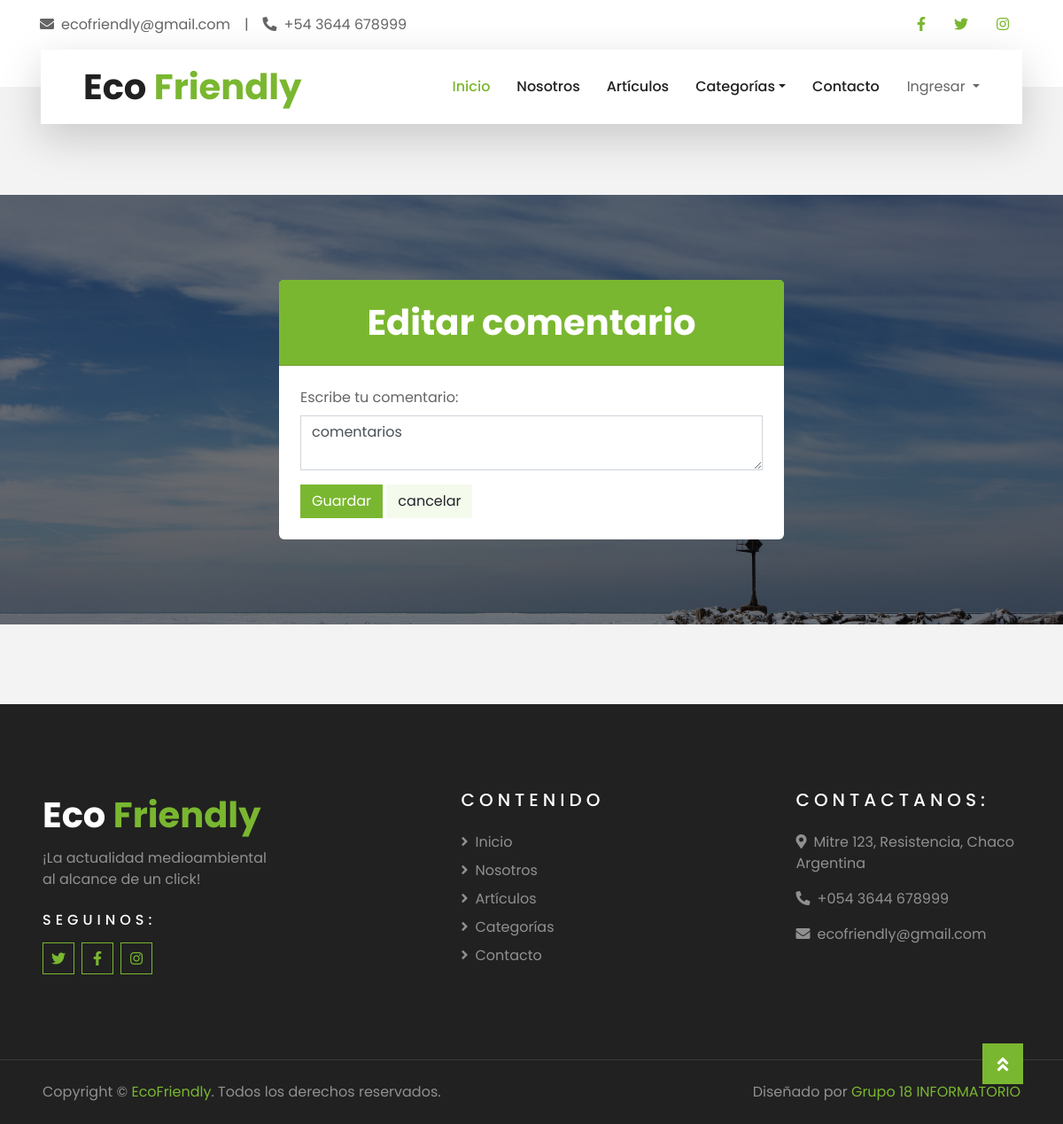
Before: /posts/comment/edit/43/ (signed in) with the older database file.
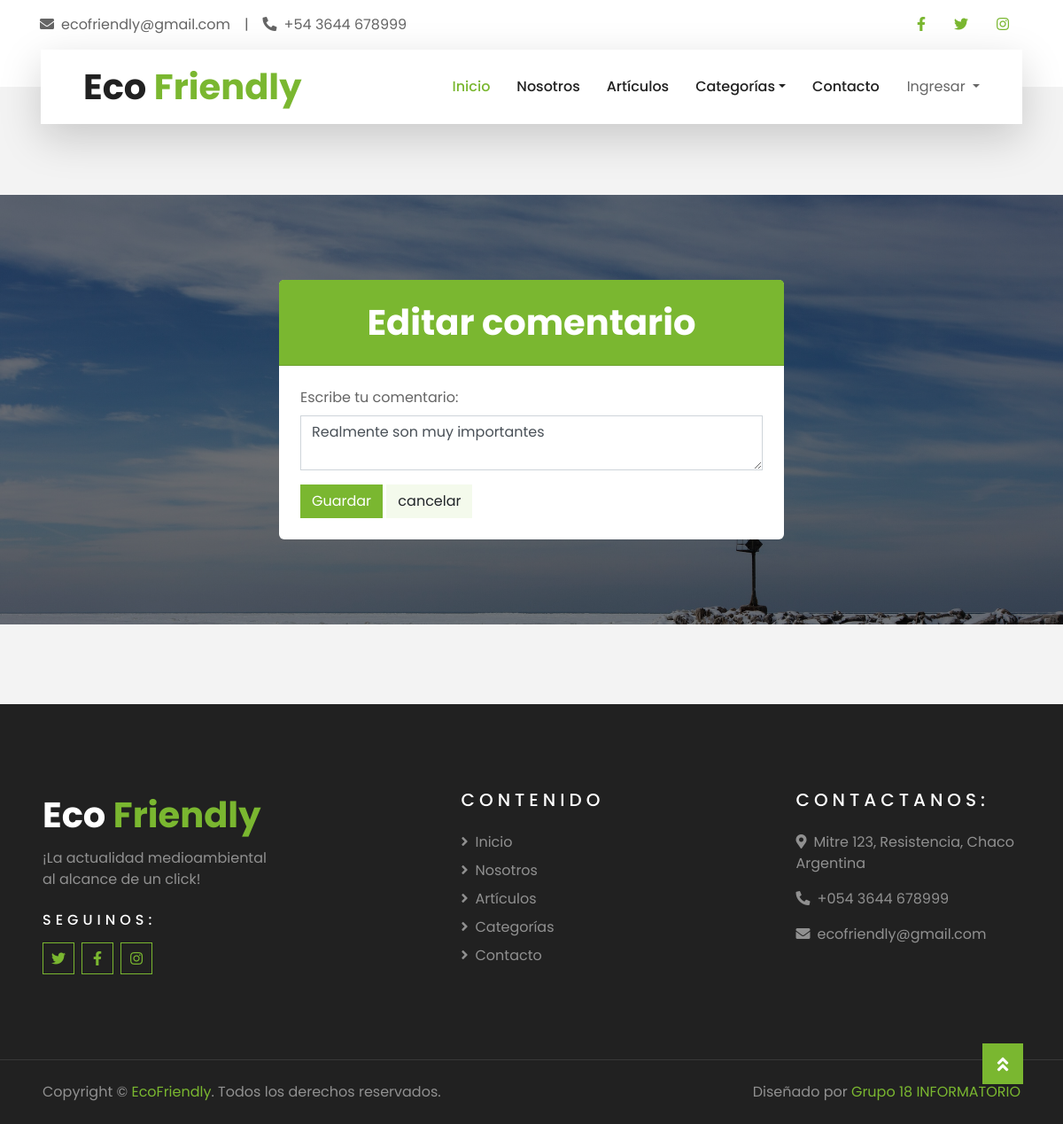
After: the same page with the newer database file.
### apps/posts/models.py (models this page shows, shortened)
class Comment(models.Model):
    articulo = models.ForeignKey(Post, on_delete=models.CASCADE, related_name='comments')
    author = models.ForeignKey(settings.AUTH_USER_MODEL, on_delete=models.CASCADE, related_name='comments')
    text = models.TextField()
    created_at = models.DateTimeField(auto_now_add=True)

### apps/posts/views.py (the view)
# urls.py: path('comment/edit/<int:comment_id>/', views.edit_comment, name='edit_comment'),
def edit_comment(request, comment_id):
    comment = get_object_or_404(Comment, id=comment_id)
    if comment.author != request.user:
        messages.error(request, 'Usuario sin permisos para editar este comentario.')
        return redirect('posts:post_individual', id=comment.articulo.pk)
    if request.method == 'POST':
        form = CommentForm(request.POST, instance=comment)
        if form.is_valid():
            form.save()
            return redirect('posts:post_individual', id=comment.articulo.pk)
    else:
        form = CommentForm(instance=comment)
    context = {
        'form': form,
        'comment': comment,
    }
    return render(request, 'posts/comentarios/editComentario.html', context)

### apps/posts/forms.py
class CommentForm(forms.ModelForm):
    text = forms.CharField(label='Escribe tu comentario', widget=forms.Textarea(attrs={
        "rows": 2,
        "class": "form-control",
        "placeholder": "Escribe tu comentario aquí...",
        "name": "text"
    }))
    class Meta:
        model = Comment
        fields = ['text']

### apps/posts/models.py (called while the page is built)
    def get_filterby_url(self):
        return f"{reverse('posts:posts')}?categoria_id={self.pk}"

    def get_absolute_url(self):
        return reverse('posts:post_individual', args=[self.pk])

### blog/context_processors.py (called while the page is built)
def blog_context(request):
    data = {
        'app_name': 'Eco Friendly',
        'categorias': Categoria.objects.all()
    }
    return data

### blog/templatetags/path_tags.py (called while the page is built)
@register.simple_tag(takes_context=True)
def confirm_logout_path(context):
    request = context.get("request")
    current_path = request.path
    if current_path not in list(common_urls.values()):
        return common_urls["confirm_logout"] + f"?next={current_path}"
    return common_urls["confirm_logout"]

### templates/posts/comentarios/editComentario.html (shortened to what this page needs)
{% extends 'base.html' %}
{% load static %}
{% block contenido %}
<div class="container-fluid bg-registration py-5" style="margin: 80px 0;">
    <div class="container py-5">
        <div class="row align-items-center d-flex justify-content-center">
            <div
                class="animate__animated animate__bounceInDown card border-0 m-0 p-0  col-xs-12 col-sm-12 col-md-8 col-lg-6 col-xl-6">
                <div class="card-header bg-primary text-center p-4">
                    <h1 class="text-white m-0">Editar comentario</h1>
                </div>
                <div class="p-4">
                    <form method="POST">
                        {{ form.as_p }}
                        <button class="btn btn-primary" type="submit">Guardar</button>
                        <a  class="btn btn-secondary" href="{{comment.articulo.get_absolute_url}}">cancelar</a>
                    </form>
                </div>
            </div>
        </div>
    </div>
</div>
{% endblock contenido %}

Changed rows visible on the page:
changed Comment: text "comentarios" → "Realmente son muy importantes"
